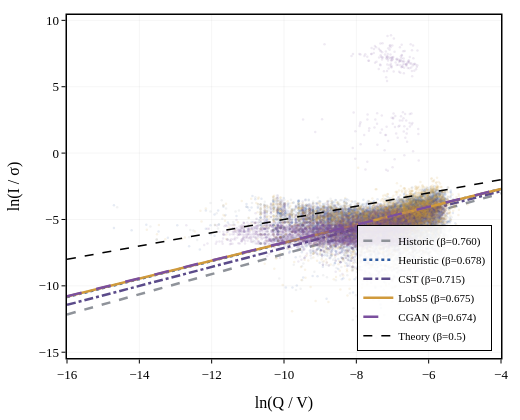

Notebook cell for this chart:
### Code cell
# ── Figure 3: Beta Regression Lines (single column) ──

fig = go.Figure()
x_range = np.array([-16, -4])

for label, r in R.items():
    pc = r['pc']
    if pc.empty:
        continue
    color = SCENARIOS[label]['color']
    dash  = SCENARIOS[label]['dash']
    beta  = r['beta']['beta']

    # scatter (subsample)
    n_show = min(5000, len(pc))
    idx = np.random.RandomState(42).choice(len(pc), n_show, replace=False)
    sub = pc.iloc[idx]
    fig.add_trace(go.Scatter(
        x=sub['x'], y=sub['y'] - sub['alpha'], mode='markers',
        marker=dict(size=2.5, color=color, opacity=0.12),
        name=label, showlegend=False))
    # regression line
    fig.add_trace(go.Scatter(
        x=x_range, y=beta * x_range, mode='lines',
        line=dict(color=color, width=2.5, dash=dash),
        name=f"{label} (\u03b2={beta:.3f})"))

# theory line
fig.add_trace(go.Scatter(
    x=x_range, y=0.5 * x_range, mode='lines',
    line=dict(color='black', width=1.5, dash='dash'),
    name='Theory (\u03b2=0.5)'))

pub_layout(fig, width=SINGLE_W, height=420, legend_pos='br')
fig.update_xaxes(title_text='ln(Q / V)')
fig.update_yaxes(title_text='ln(I / \u03c3)')
save_fig(fig, '3. Beta Regression Lines.png')
fig.show()

### Figure 1 — Plotly figure (JSON) as saved in the notebook; plotly's stock layout.template omitted (floating-point values rounded to 4 significant figures; data arrays with more than 128 entries replaced by an {"elided": "..."} marker saying what was removed)
{"data": [{"marker": {"color": "#8F939A", "opacity": 0.12, "size": 2.5}, "mode": "markers", "name": "Historic", "showlegend": false, "type": "scatter", "x": {"elided": "5000 float values"}, "y": {"elided": "5000 float values"}}, {"line": {"color": "#8F939A", "dash": "dash", "width": 2.5}, "mode": "lines", "name": "Historic (β=0.760)", "type": "scatter", "x": [-16, -4], "y": [-12.15, -3.039]}, {"marker": {"color": "#2F5DA3", "opacity": 0.12, "size": 2.5}, "mode": "markers", "name": "Heuristic", "showlegend": false, "type": "scatter", "x": {"elided": "5000 float values"}, "y": {"elided": "5000 float values"}}, {"line": {"color": "#2F5DA3", "dash": "dot", "width": 2.5}, "mode": "lines", "name": "Heuristic (β=0.678)", "type": "scatter", "x": [-16, -4], "y": [-10.84, -2.711]}, {"marker": {"color": "#5B4B8A", "opacity": 0.12, "size": 2.5}, "mode": "markers", "name": "CST", "showlegend": false, "type": "scatter", "x": {"elided": "5000 float values"}, "y": {"elided": "5000 float values"}}, {"line": {"color": "#5B4B8A", "dash": "dashdot", "width": 2.5}, "mode": "lines", "name": "CST (β=0.715)", "type": "scatter", "x": [-16, -4], "y": [-11.43, -2.858]}, {"marker": {"color": "#D09A3C", "opacity": 0.12, "size": 2.5}, "mode": "markers", "name": "LobS5", "showlegend": false, "type": "scatter", "x": {"elided": "5000 float values"}, "y": {"elided": "5000 float values"}}, {"line": {"color": "#D09A3C", "dash": "solid", "width": 2.5}, "mode": "lines", "name": "LobS5 (β=0.675)", "type": "scatter", "x": [-16, -4], "y": [-10.8, -2.701]}, {"marker": {"color": "#7B4F9E", "opacity": 0.12, "size": 2.5}, "mode": "markers", "name": "CGAN", "showlegend": false, "type": "scatter", "x": {"elided": "5000 float values"}, "y": {"elided": "5000 float values"}}, {"line": {"color": "#7B4F9E", "dash": "longdash", "width": 2.5}, "mode": "lines", "name": "CGAN (β=0.674)", "type": "scatter", "x": [-16, -4], "y": [-10.78, -2.695]}, {"line": {"color": "black", "dash": "dash", "width": 1.5}, "mode": "lines", "name": "Theory (β=0.5)", "type": "scatter", "x": [-16, -4], "y": [-8, -2]}], "layout": {"font": {"color": "black", "family": "Times New Roman, DejaVu Serif, serif", "size": 13}, "height": 420, "legend": {"bgcolor": "rgba(255,255,255,0.85)", "bordercolor": "black", "borderwidth": 1, "font": {"size": 11}, "x": 0.98, "xanchor": "right", "y": 0.02, "yanchor": "bottom"}, "margin": {"b": 55, "l": 60, "r": 15, "t": 15}, "title": {}, "width": 520, "xaxis": {"gridcolor": "rgba(0,0,0,0.08)", "gridwidth": 0.5, "linecolor": "black", "linewidth": 1.5, "mirror": true, "showgrid": true, "showline": true, "tickcolor": "black", "ticklen": 4, "ticks": "outside", "tickwidth": 1, "title": {"text": "ln(Q / V)"}, "zeroline": false}, "yaxis": {"gridcolor": "rgba(0,0,0,0.08)", "gridwidth": 0.5, "linecolor": "black", "linewidth": 1.5, "mirror": true, "showgrid": true, "showline": true, "tickcolor": "black", "ticklen": 4, "ticks": "outside", "tickwidth": 1, "title": {"text": "ln(I / σ)"}, "zeroline": false}}}
